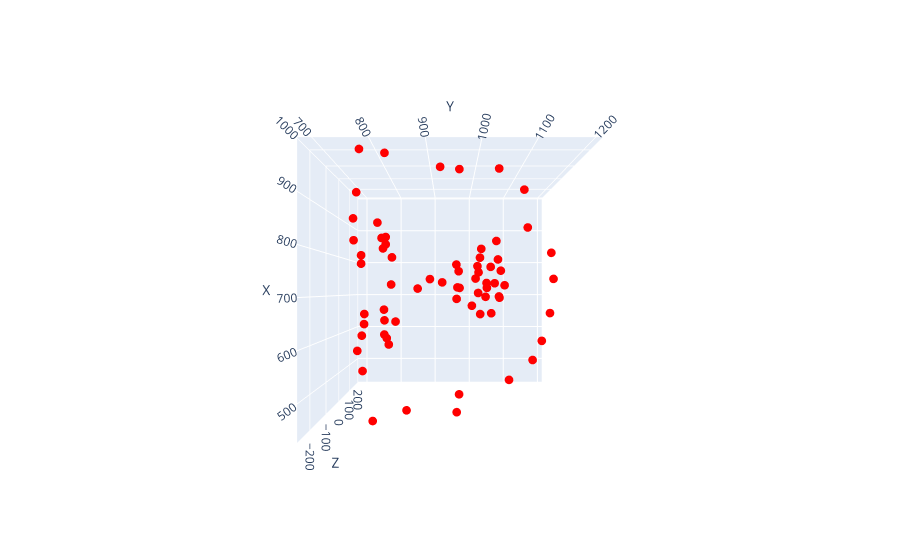

Notebook code for this chart:
### Code cell
pred = predictions.reshape(68, 3).T

fig = plot_fig(pred)

fig.show()
plt.show()
